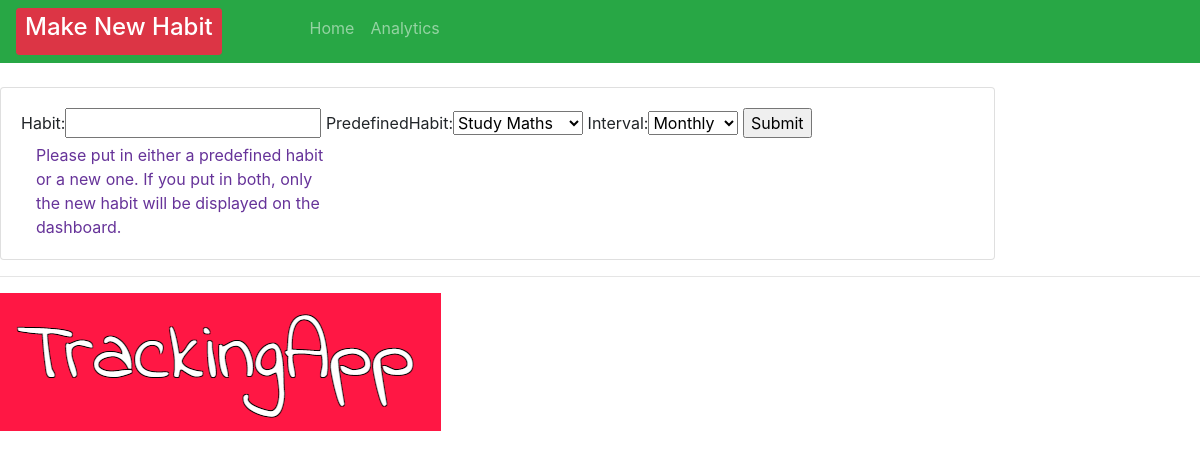
Page /update_habit/2 on the earlier database version.
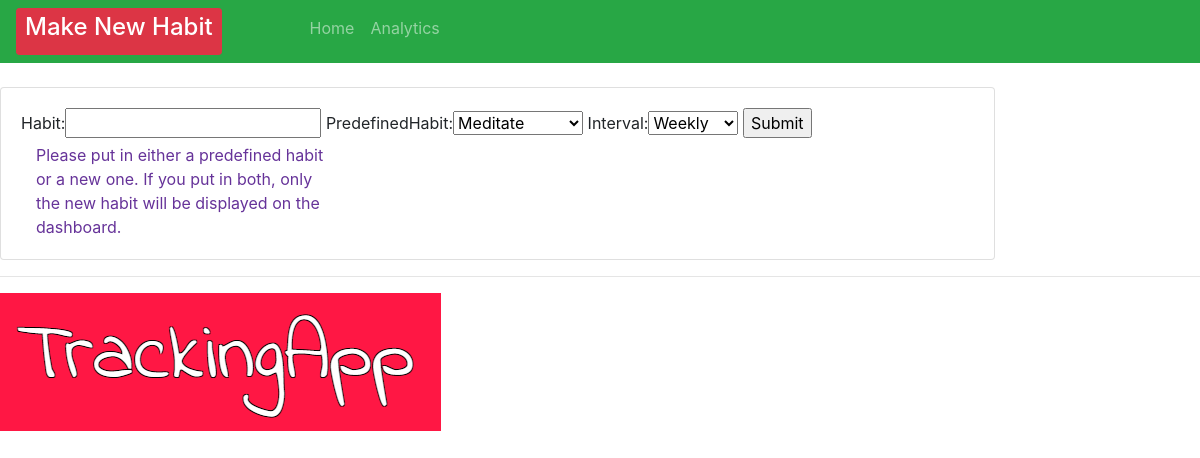
Same page on the later database version.
### crm/models.py (models this page shows, shortened)
class Order(models.Model):
    INTERVAL = (
            ('Daily', 'Daily'),
            ('Weekly', 'Weekly' ),
            ('Biweekly', 'Biweekly'),
            ('Monthly', 'Monthly'),
            )
    HABIT = (
        ('Call Mum', 'Call Mum'),
        ('Workout', 'Workout'),
        ('Buy Groceries', 'Buy Groceries'),
        ('Study Maths', 'Study Maths'),
        ('Meditate', 'Meditate'),
    )
    CHECK = (
        ('Check', 'Check'),
    )
    habit = models.CharField(max_length=200, null=True, blank=True)
    predefinedHabit = models.CharField(max_length=200, null=True, choices=HABIT, blank=True)
    interval = models.CharField(max_length=400, null=True, choices=INTERVAL)
    checked = models.IntegerField(blank=True, default=0, null=True)
    strike = models.IntegerField(blank=True, default=1, null=True)
    created = models.DateTimeField(auto_now=True, auto_now_add=False, editable=False, null=True, blank=True)

### crm/views.py (the view)
# urls.py: path('update_habit/<str:pk>', views.updateHabit, name="update_habit"),
def updateHabit(request, pk):
    order = Order.objects.get(id=pk)
    form = OrderForm(instance=order)
    if request.method == 'POST' :
        form = OrderForm(request.POST, instance=order)
    if form.is_valid():
        form.save()
        return redirect('/')
    context = {'form': form}
    return render(request, 'habit/order_form.html', context)

### crm/forms.py
class OrderForm(ModelForm):
    class Meta:
        model = Order
        fields = ['habit', 'predefinedHabit', 'interval']

### crm/templates/habit/order_form.html (shortened to what this page needs)
{% extends 'habit/main.html' %}
{% load static %}
{% block content %}
<br>
<div class="row">
    <div class="col-md-10">
        <div class="card card-body">
            <form action="" method="POST">
                {{form}}
                <input type="submit" name="Submit">
               <div class="col-md-4" style="color: rebeccapurple;">Please put in either a predefined habit or a new one. If you put in both, only the new habit will be displayed on the dashboard.</div>
            </form>
        </div>
    </div>
</div>
{%endblock%}

Differences in the rows shown:
changed Order: predefinedHabit "Study Maths" → "Meditate"; interval "Monthly" → "Weekly"
